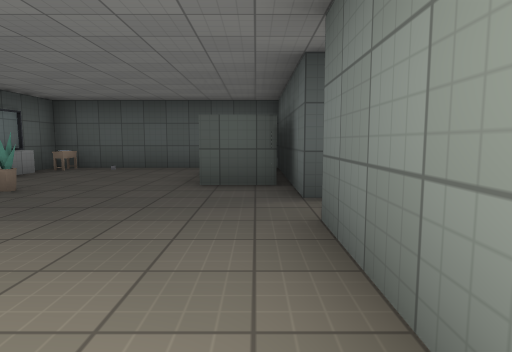
View 1 (above)

19 first-person views from a walk through a level from a Godot 3-D game. The camera is 1.2 m above the floor, tilts 6° down and sees 75° across. Doors that lead somewhere are drawn open, without their leaves. The floor is counted in squares, 2 m on a side. Each view is taken from the middle of a square. On the plan, view 1 faces up. The plan holds only what a view shows up to about 10 squares ahead; the rest is blank. Characters and animated objects are left out. Surface patterns are stand-ins for the level's own textures.

View 2
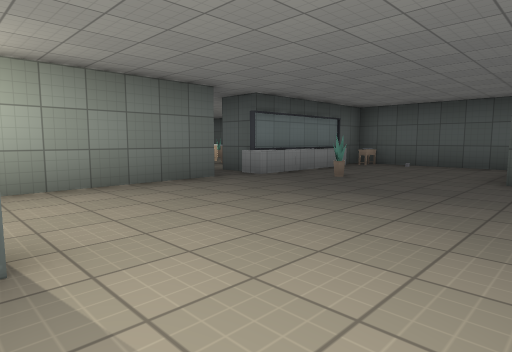

View 3
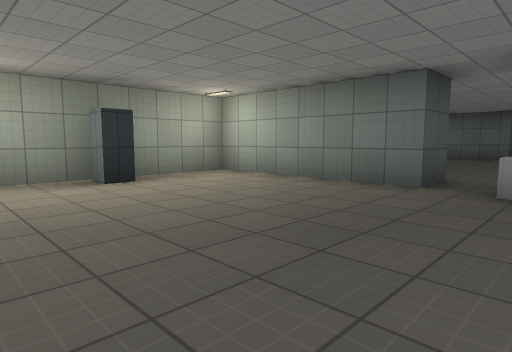

View 4
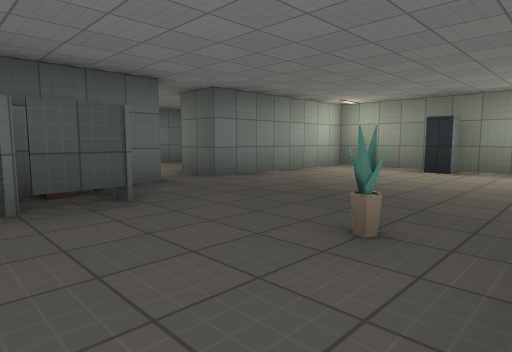

View 5
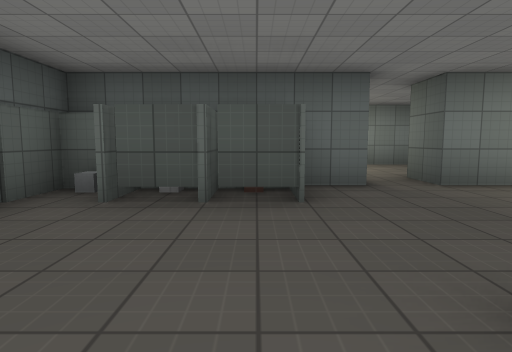

View 6
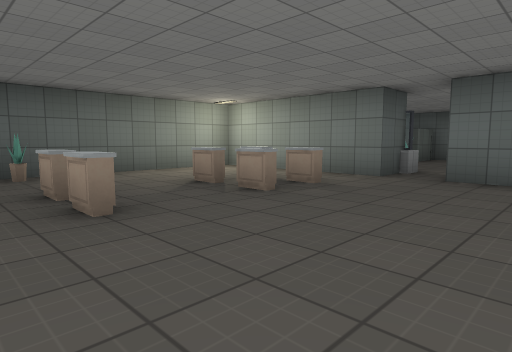

View 7
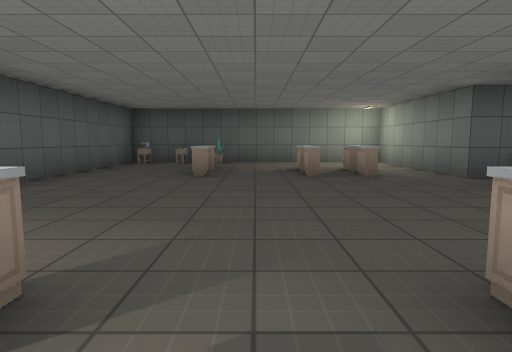

View 8
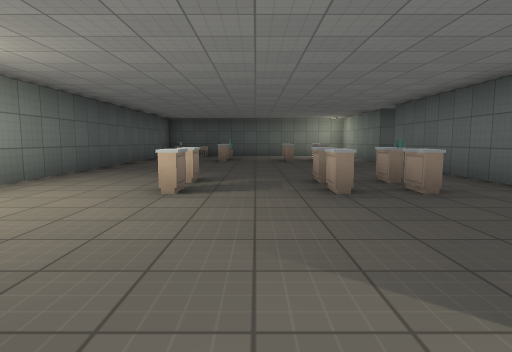

View 9
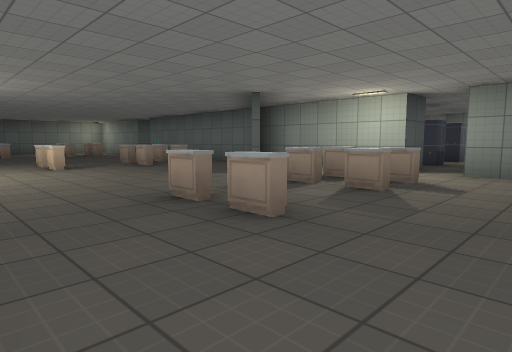

View 10
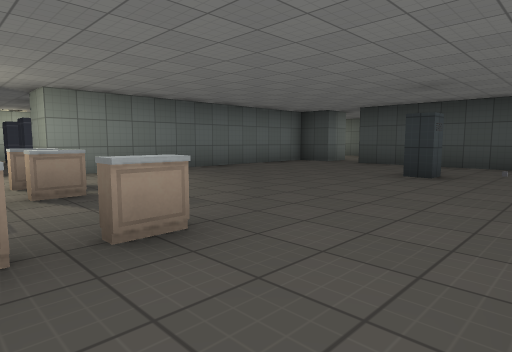

View 11
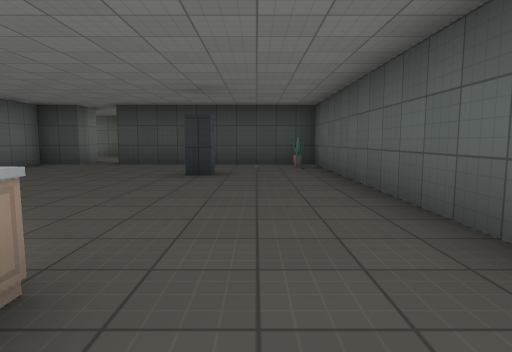

View 12
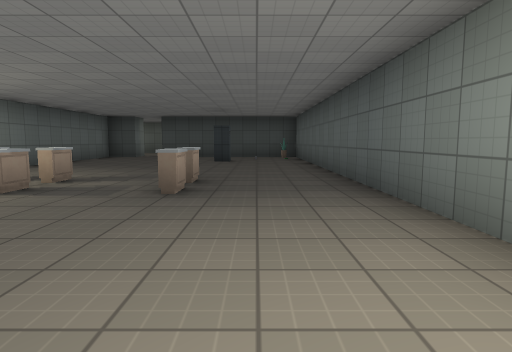

View 13
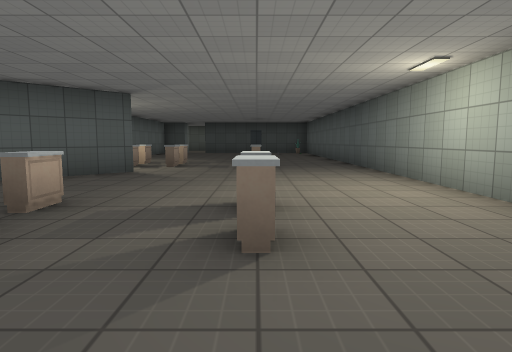

View 14
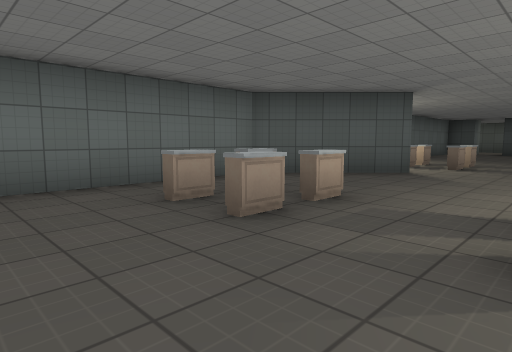

View 15
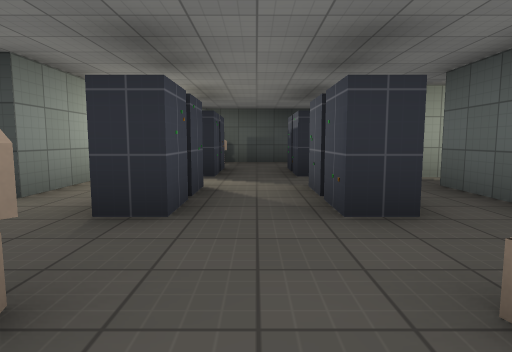

View 16
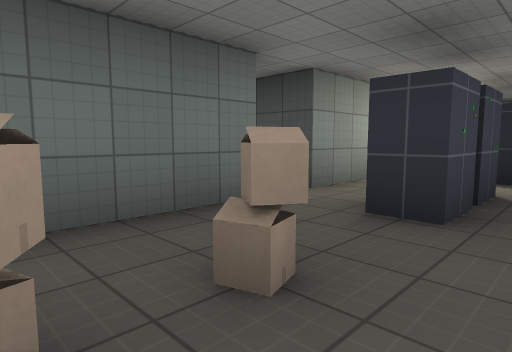

View 17
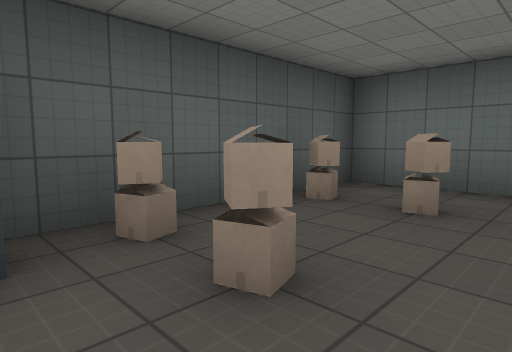

View 18
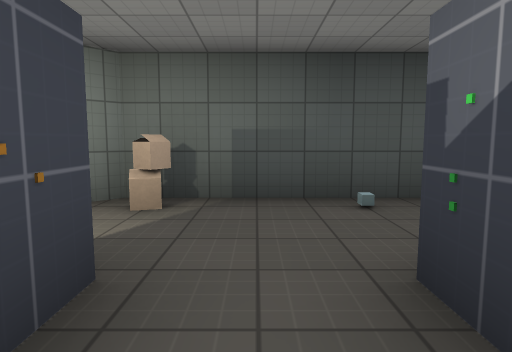

View 19
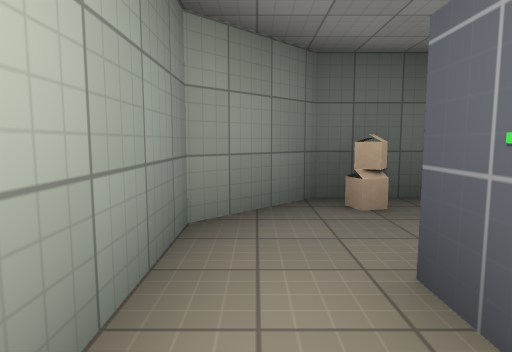

### Floor plan
Ten units are one square. View 1 is at (0, 0); x grows to the right and y downward. Boxes are objects, and circles mark ways between rooms. Rooms are numbered by the first view taken in them; rooms with no view inside come last. Other rooms are left out.
<svg viewBox="-130 -80 145 245">
<path fill="none" stroke="#000" d="M-9 -46 -2 -46M-42 -35 -55 -35M5 -34 5 -65M2 -45 2 -55 -9 -55M4 -45 -7 -45 -7 -66M-55 -25 -45 -25 -45 15 5 15 5 -25M-4 -65 -9 -65M-5 -75 -45 -75 -45 -34M-42 -62 -42 -33 -48 -33M-77 56 -55 34 -55 -25M-55 75 -55 36M-55 -35 -55 -75 -125 -75 -125 155 -75 155M-102 132 -102 128 -98 128M-65 155 -55 155 -55 86M-34 56 -27 56 -27 75M5 55 5 25 -38 25M-13 75 -13 56 -6 56M-45 61 -45 75M-33 75 -33 70M-34 86 -27 86 -27 105M-27 75 -33 75M-13 105 -13 86M-6 75 -13 75M-13 86 -6 86M-7 98 -7 105M5 104 5 66M-39 125 -6 125M-6 125 5 114 5 104M2 -70 2 -75M5 -65 5 -75 -5 -75"/>
<rect x="-45" y="-75" width="10" height="10" fill="#bbb"><title>other object</title></rect>
<rect x="-35" y="-45" width="10" height="10" fill="#bbb"><title>plant</title></rect>
<rect x="-25" y="5" width="10" height="10" fill="#bbb"><title>locker</title></rect>
<rect x="-125" y="145" width="10" height="10" fill="#bbb"><title>plant</title></rect>
<rect x="-125" y="-65" width="10" height="10" fill="#bbb"><title>other object</title></rect>
<rect x="-125" y="-75" width="10" height="10" fill="#bbb"><title>other object</title></rect>
<rect x="-115" y="-75" width="10" height="10" fill="#bbb"><title>other object</title></rect>
<rect x="-105" y="75" width="10" height="10" fill="#bbb"><title>other object</title></rect>
<rect x="-105" y="65" width="10" height="10" fill="#bbb"><title>other object</title></rect>
<rect x="-105" y="15" width="10" height="10" fill="#bbb"><title>other object</title></rect>
<rect x="-105" y="5" width="10" height="10" fill="#bbb"><title>other object</title></rect>
<rect x="-105" y="-45" width="10" height="10" fill="#bbb"><title>other object</title></rect>
<rect x="-105" y="-55" width="10" height="10" fill="#bbb"><title>other object</title></rect>
<rect x="-105" y="-75" width="10" height="10" fill="#bbb"><title>plant</title></rect>
<rect x="-85" y="75" width="10" height="10" fill="#bbb"><title>other object</title></rect>
<rect x="-85" y="65" width="10" height="10" fill="#bbb"><title>other object</title></rect>
<rect x="-85" y="15" width="10" height="10" fill="#bbb"><title>other object</title></rect>
<rect x="-85" y="5" width="10" height="10" fill="#bbb"><title>other object</title></rect>
<rect x="-85" y="-45" width="10" height="10" fill="#bbb"><title>other object</title></rect>
<rect x="-85" y="-55" width="10" height="10" fill="#bbb"><title>other object</title></rect>
<rect x="-75" y="75" width="10" height="10" fill="#bbb"><title>other object</title></rect>
<rect x="-75" y="65" width="10" height="10" fill="#bbb"><title>other object</title></rect>
<rect x="-75" y="15" width="10" height="10" fill="#bbb"><title>other object</title></rect>
<rect x="-75" y="5" width="10" height="10" fill="#bbb"><title>other object</title></rect>
<rect x="-75" y="-45" width="10" height="10" fill="#bbb"><title>other object</title></rect>
<rect x="-75" y="-55" width="10" height="10" fill="#bbb"><title>other object</title></rect>
<rect x="-65" y="-15" width="10" height="10" fill="#bbb"><title>other object</title></rect>
<rect x="-35" y="35" width="10" height="10" fill="#bbb"><title>box</title></rect>
<rect x="-35" y="25" width="10" height="10" fill="#bbb"><title>box</title></rect>
<rect x="-15" y="35" width="10" height="10" fill="#bbb"><title>box</title></rect>
<rect x="-15" y="25" width="10" height="10" fill="#bbb"><title>box</title></rect>
<rect x="-15" y="115" width="10" height="10" fill="#bbb"><title>box</title></rect>
<circle cx="-50" cy="-30" r="3" fill="#2a7"/>
<circle cx="-10" cy="-70" r="3" fill="#2a7"/>
<circle cx="-20" cy="65" r="3" fill="#2a7"/>
<circle cx="0" cy="70" r="3" fill="#2a7"/>
<circle cx="-10" cy="80" r="3" fill="#2a7"/>
<circle cx="-20" cy="95" r="3" fill="#2a7"/>
<circle cx="0" cy="95" r="3" fill="#2a7"/>
<circle cx="-10" cy="110" r="3" fill="#2a7"/>
<text x="-20" y="-30">1</text>
<text x="-90" y="40">2</text>
<text x="-20" y="50">3</text>
<text x="-20" y="90">4</text>
<text x="0" y="80">5</text>
<text x="-20" y="120">6</text>
<text x="-10" y="110">7</text>
<text x="0" y="-70">8</text>
</svg>
Room 1 opens to room 2. Room 1 opens to room 8. Room 3 opens to room 4. Room 3 opens to room 5. Room 4 opens to room 5. Room 4 opens to room 6. Room 5 opens to room 7. Room 6 opens to room 7.

Where each view was taken, in squares from view 1:
view 1: 0 up, 0 right, facing up
view 2: 1 down, 0 right, facing up-left
view 3: 4 up, 0 right, facing down-left
view 4: 6 up, 4 left, facing down-right
view 5: 5 up, 4 left, facing right
view 6: 1 up, 11 left, facing up-right
view 7: 2 down, 9 left, facing up
view 8: 6 down, 9 left, facing up
view 9: 10 down, 12 left, facing up-right
view 10: 7 down, 12 left, facing down-right
view 11: 7 down, 11 left, facing down
view 12: 3 down, 11 left, facing down
view 13: 1 up, 10 left, facing down
view 14: 1 up, 10 left, facing down-right
view 15: 3 down, 2 left, facing down
view 16: 3 down, 2 left, facing down-right
view 17: 5 down, 4 left, facing up-right
view 18: 9 down, 2 left, facing down
view 19: 9 down, 0 right, facing down
